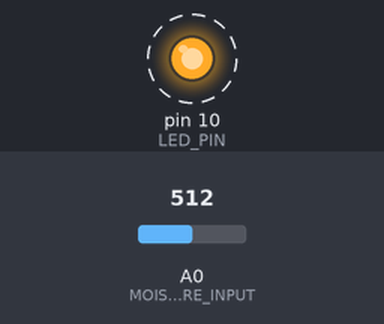
Bench run of a sketch on a simulated Arduino Uno, built with avr-gcc and run on an emulated ATmega328P. On the bench: output pins drawn as LEDs (lit = HIGH). Dashed ring = blinking. Inputs (shaded band) come from the test bench; at power-on: A0 (MOISTURE_INPUT) = 512. What the sketch prints to the serial monitor is not drawn.

Above: at 0.5 s.
Timing chart, 0 to 4.7 s (numbered marks = the images above):
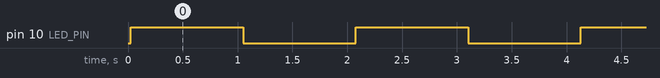

The sketch:

FieldNode.ino
```cpp
#include <SoftwareSerial.h>

#define LED_PIN 10
#define HC_TX 8
#define HC_RX 9
#define MOISTURE_INPUT A0

SoftwareSerial HC12(HC_TX, HC_RX); // HC-12 TX Pin, HC-12 RX Pin
String testString = "FieldNode1";

long measureBatteryVoltage_mV(); // https://forum.arduino.cc/t/can-an-arduino-measure-the-voltage-of-its-own-power-source/669954/4

void setup() {
  Serial.begin(9600);             // Serial port to computer
  HC12.begin(9600);               // Serial port to HC12
  pinMode(LED_PIN, OUTPUT);
  pinMode(MOISTURE_INPUT, INPUT);
}

int id = 0;
void loop() {
  // while (HC12.available()) {        // If HC-12 has data
  //   Serial.write(HC12.read());      // Send the data to Serial monitor
  // }
  // while (Serial.available()) {      // If Serial monitor has data
  //   HC12.write(Serial.read());      // Send that data to HC-12
  // }

  int value = analogRead(MOISTURE_INPUT);

  long batteryLevel_mV = measureBatteryVoltage_mV();
  String sendString = testString + " " + String(id++) + " " + String(value) + " " + String(batteryLevel_mV) + "\n";
  HC12.write(sendString.c_str());
  Serial.println(sendString);
  digitalWrite(LED_PIN, !digitalRead(LED_PIN));
  delay(1000);
}

//------------------------------------
long measureBatteryVoltage_mV() {
  long result;
  // Read 1.1V reference against AVcc
  ADMUX = _BV(REFS0) | _BV(MUX3) | _BV(MUX2) | _BV(MUX1);
  delay(2); // Wait for Vref to settle
  ADCSRA |= _BV(ADSC); // Convert
  while (bit_is_set(ADCSRA,ADSC));
  result = ADCL;
  result |= ADCH<<8;
  result = 1126400L / result; // Back-calculate AVcc in mV
  return result;
}
```

Measured:
- by itself, pin 10 (LED_PIN): alternates HIGH for 1.0 s and LOW for 1.0 s
